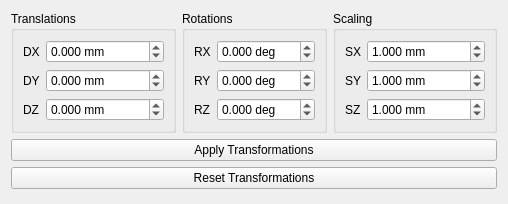
                <widget class="QWidget" name="pageTransformations">
                 <property name="geometry">
                  <rect>
                   <x>0</x>
                   <y>0</y>
                   <width>496</width>
                   <height>204</height>
                  </rect>
                 </property>
                 <property name="sizePolicy">
                  <sizepolicy hsizetype="Expanding" vsizetype="Expanding">
                   <horstretch>0</horstretch>
                   <verstretch>0</verstretch>
                  </sizepolicy>
                 </property>
                 <attribute name="label">
                  <string>Object Transformations</string>
                 </attribute>
                 <layout class="QGridLayout" name="gridLayout_11">
                  <item row="0" column="0">
                   <widget class="QGroupBox" name="groupBox_5">
                    <property name="title">
                     <string>Translations</string>
                    </property>
                    <property name="flat">
                     <bool>true</bool>
                    </property>
                    <layout class="QGridLayout" name="gridLayout_8">
                     <item row="0" column="0">
                      <widget class="QLabel" name="label">
                       <property name="text">
                        <string>DX</string>
                       </property>
                      </widget>
                     </item>
                     <item row="0" column="1">
                      <widget class="QDoubleSpinBox" name="doubleSpinBoxDX">
                       <property name="sizePolicy">
                        <sizepolicy hsizetype="MinimumExpanding" vsizetype="Fixed">
                         <horstretch>0</horstretch>
                         <verstretch>0</verstretch>
                        </sizepolicy>
                       </property>
                       <property name="suffix">
                        <string> mm</string>
                       </property>
                       <property name="decimals">
                        <number>3</number>
                       </property>
                       <property name="minimum">
                        <double>-999999.000000000000000</double>
                       </property>
                       <property name="maximum">
                        <double>999999.000000000000000</double>
                       </property>
                      </widget>
                     </item>
                     <item row="1" column="0">
                      <widget class="QLabel" name="label_2">
                       <property name="text">
                        <string>DY</string>
                       </property>
                      </widget>
                     </item>
                     <item row="1" column="1">
                      <widget class="QDoubleSpinBox" name="doubleSpinBoxDY">
                       <property name="sizePolicy">
                        <sizepolicy hsizetype="MinimumExpanding" vsizetype="Fixed">
                         <horstretch>0</horstretch>
                         <verstretch>0</verstretch>
                        </sizepolicy>
                       </property>
                       <property name="suffix">
                        <string> mm</string>
                       </property>
                       <property name="decimals">
                        <number>3</number>
                       </property>
                       <property name="minimum">
                        <double>-999999.000000000000000</double>
                       </property>
                       <property name="maximum">
                        <double>999999.000000000000000</double>
                       </property>
                      </widget>
                     </item>
                     <item row="2" column="0">
                      <widget class="QLabel" name="label_3">
                       <property name="text">
                        <string>DZ</string>
                       </property>
                      </widget>
                     </item>
                     <item row="2" column="1">
                      <widget class="QDoubleSpinBox" name="doubleSpinBoxDZ">
                       <property name="sizePolicy">
                        <sizepolicy hsizetype="MinimumExpanding" vsizetype="Fixed">
                         <horstretch>0</horstretch>
                         <verstretch>0</verstretch>
                        </sizepolicy>
                       </property>
                       <property name="suffix">
                        <string> mm</string>
                       </property>
                       <property name="decimals">
                        <number>3</number>
                       </property>
                       <property name="minimum">
                        <double>-999999.000000000000000</double>
                       </property>
                       <property name="maximum">
                        <double>999999.000000000000000</double>
                       </property>
                      </widget>
                     </item>
                    </layout>
                   </widget>
                  </item>
                  <item row="0" column="1">
                   <widget class="QGroupBox" name="groupBox_6">
                    <property name="title">
                     <string>Rotations</string>
                    </property>
                    <property name="flat">
                     <bool>true</bool>
                    </property>
                    <layout class="QGridLayout" name="gridLayout_9">
                     <item row="0" column="0">
                      <widget class="QLabel" name="label_4">
                       <property name="text">
                        <string>RX</string>
                       </property>
                      </widget>
                     </item>
                     <item row="0" column="1">
                      <widget class="QDoubleSpinBox" name="doubleSpinBoxRX">
                       <property name="sizePolicy">
                        <sizepolicy hsizetype="MinimumExpanding" vsizetype="Fixed">
                         <horstretch>0</horstretch>
                         <verstretch>0</verstretch>
                        </sizepolicy>
                       </property>
                       <property name="suffix">
                        <string> deg</string>
                       </property>
                       <property name="decimals">
                        <number>3</number>
                       </property>
                       <property name="minimum">
                        <double>-180.000000000000000</double>
                       </property>
                       <property name="maximum">
                        <double>180.000000000000000</double>
                       </property>
                      </widget>
                     </item>
                     <item row="1" column="0">
                      <widget class="QLabel" name="label_5">
                       <property name="text">
                        <string>RY</string>
                       </property>
                      </widget>
                     </item>
                     <item row="1" column="1">
                      <widget class="QDoubleSpinBox" name="doubleSpinBoxRY">
                       <property name="sizePolicy">
                        <sizepolicy hsizetype="MinimumExpanding" vsizetype="Fixed">
                         <horstretch>0</horstretch>
                         <verstretch>0</verstretch>
                        </sizepolicy>
                       </property>
                       <property name="suffix">
                        <string> deg</string>
                       </property>
                       <property name="decimals">
                        <number>3</number>
                       </property>
                       <property name="minimum">
                        <double>-180.000000000000000</double>
                       </property>
                       <property name="maximum">
                        <double>180.000000000000000</double>
                       </property>
                      </widget>
                     </item>
                     <item row="2" column="0">
                      <widget class="QLabel" name="label_6">
                       <property name="text">
                        <string>RZ</string>
                       </property>
                      </widget>
                     </item>
                     <item row="2" column="1">
                      <widget class="QDoubleSpinBox" name="doubleSpinBoxRZ">
                       <property name="sizePolicy">
                        <sizepolicy hsizetype="MinimumExpanding" vsizetype="Fixed">
                         <horstretch>0</horstretch>
                         <verstretch>0</verstretch>
                        </sizepolicy>
                       </property>
                       <property name="suffix">
                        <string> deg</string>
                       </property>
                       <property name="decimals">
                        <number>3</number>
                       </property>
                       <property name="minimum">
                        <double>-180.000000000000000</double>
                       </property>
                       <property name="maximum">
                        <double>180.000000000000000</double>
                       </property>
                      </widget>
                     </item>
                    </layout>
                   </widget>
                  </item>
                  <item row="0" column="2">
                   <widget class="QGroupBox" name="groupBox_8">
                    <property name="title">
                     <string>Scaling</string>
                    </property>
                    <property name="flat">
                     <bool>true</bool>
                    </property>
                    <layout class="QGridLayout" name="gridLayout_10">
                     <item row="0" column="0">
                      <widget class="QLabel" name="label_7">
                       <property name="text">
                        <string>SX</string>
                       </property>
                      </widget>
                     </item>
                     <item row="0" column="1">
                      <widget class="QDoubleSpinBox" name="doubleSpinBoxSX">
                       <property name="sizePolicy">
                        <sizepolicy hsizetype="MinimumExpanding" vsizetype="Fixed">
                         <horstretch>0</horstretch>
                         <verstretch>0</verstretch>
                        </sizepolicy>
                       </property>
                       <property name="suffix">
                        <string> mm</string>
                       </property>
                       <property name="decimals">
                        <number>3</number>
                       </property>
                       <property name="minimum">
                        <double>-999999.000000000000000</double>
                       </property>
                       <property name="maximum">
                        <double>999999.000000000000000</double>
                       </property>
                       <property name="value">
                        <double>1.000000000000000</double>
                       </property>
                      </widget>
                     </item>
                     <item row="1" column="0">
                      <widget class="QLabel" name="label_8">
                       <property name="text">
                        <string>SY</string>
                       </property>
                      </widget>
                     </item>
                     <item row="1" column="1">
                      <widget class="QDoubleSpinBox" name="doubleSpinBoxSY">
                       <property name="sizePolicy">
                        <sizepolicy hsizetype="MinimumExpanding" vsizetype="Fixed">
                         <horstretch>0</horstretch>
                         <verstretch>0</verstretch>
                        </sizepolicy>
                       </property>
                       <property name="suffix">
                        <string> mm</string>
                       </property>
                       <property name="decimals">
                        <number>3</number>
                       </property>
                       <property name="minimum">
                        <double>-999999.000000000000000</double>
                       </property>
                       <property name="maximum">
                        <double>999999.000000000000000</double>
                       </property>
                       <property name="value">
                        <double>1.000000000000000</double>
                       </property>
                      </widget>
                     </item>
                     <item row="2" column="0">
                      <widget class="QLabel" name="label_9">
                       <property name="text">
                        <string>SZ</string>
                       </property>
                      </widget>
                     </item>
                     <item row="2" column="1">
                      <widget class="QDoubleSpinBox" name="doubleSpinBoxSZ">
                       <property name="sizePolicy">
                        <sizepolicy hsizetype="MinimumExpanding" vsizetype="Fixed">
                         <horstretch>0</horstretch>
                         <verstretch>0</verstretch>
                        </sizepolicy>
                       </property>
                       <property name="suffix">
                        <string> mm</string>
                       </property>
                       <property name="decimals">
                        <number>3</number>
                       </property>
                       <property name="minimum">
                        <double>-999999.000000000000000</double>
                       </property>
                       <property name="maximum">
                        <double>999999.000000000000000</double>
                       </property>
                       <property name="value">
                        <double>1.000000000000000</double>
                       </property>
                      </widget>
                     </item>
                    </layout>
                   </widget>
                  </item>
                  <item row="1" column="0" colspan="3">
                   <widget class="QPushButton" name="pushButtonApplyTransformations">
                    <property name="text">
                     <string>Apply Transformations</string>
                    </property>
                   </widget>
                  </item>
                  <item row="2" column="0" colspan="3">
                   <widget class="QPushButton" name="pushButtonResetTransformations">
                    <property name="text">
                     <string>Reset Transformations</string>
                    </property>
                   </widget>
                  </item>
                  <item row="3" column="0" colspan="3">
                   <spacer name="verticalSpacer_2">
                    <property name="orientation">
                     <enum>Qt::Orientation::Vertical</enum>
                    </property>
                    <property name="sizeHint" stdset="0">
                     <size>
                      <width>20</width>
                      <height>40</height>
                     </size>
                    </property>
                   </spacer>
                  </item>
                 </layout>
                </widget>
